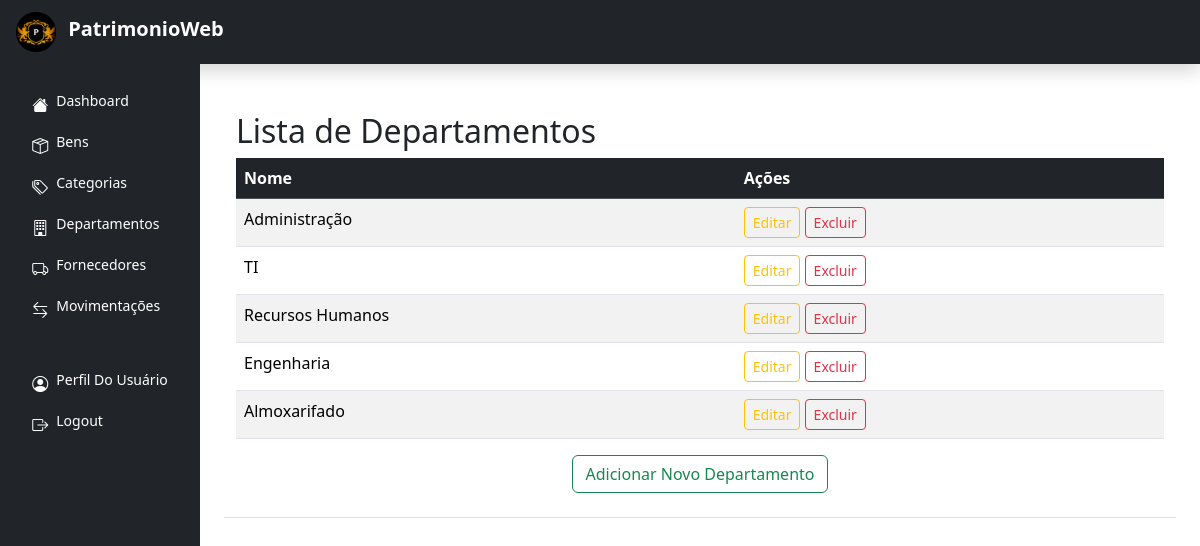
Page /departamentos/ (signed in) on the committed database.
### patrimonioweb/models.py (models this page shows, shortened)
class Departamentos(models.Model):
    nome = models.CharField(max_length=100, unique=True)

### patrimonioweb/views.py (the view)
# urls.py: path('departamentos/', views.departamentos_list, name='departamentos_list'),
@login_required
def departamentos_list(request):
    departamentos = Departamentos.objects.all()
    return render(request, 'departamentos/departamentos_list.html', {'departamentos': departamentos})

### patrimonioweb/templates/departamentos/departamentos_list.html
{% extends 'base.html' %}
{% block content %}
<div class="container mt-5">
    <h2>Lista de Departamentos</h2>
    <div class="center">
        <table class="table table-striped">
            <thead class="table-dark">
                <tr>
                    <th>Nome</th>
                    <th>Ações</th>
                </tr>
            </thead>
            <tbody>
                {% for departamento in departamentos %}
                <tr>
                    <td>{{ departamento.nome }}</td>
                    <td>
                        <a href="{% url 'departamentos_update' departamento.pk %}" class="btn btn-outline-warning btn-sm">Editar</a>
                        <a href="{% url 'departamentos_delete' departamento.pk %}" class="btn btn-outline-danger btn-sm">Excluir</a>
                    </td>
                </tr>
                {% endfor %}
            </tbody>
        </table>
        <a href="{% url 'departamentos_create' %}" class="btn btn-outline-success mb-3">Adicionar Novo Departamento</a>
    </div>
</div>
{% endblock %}

### patrimonioweb/static/css/styles.css (style rules this page uses)
.center { justify-items: center; }
html, body { height: 100vh; margin: 0; padding: 0; width: 100%; overflow-x: hidden; min-height: 100vh; }

### rows in the picture
Departamentos: nome "Administração"
Departamentos: nome "TI"
Departamentos: nome "Recursos Humanos"
Departamentos: nome "Engenharia"
Departamentos: nome "Almoxarifado"
